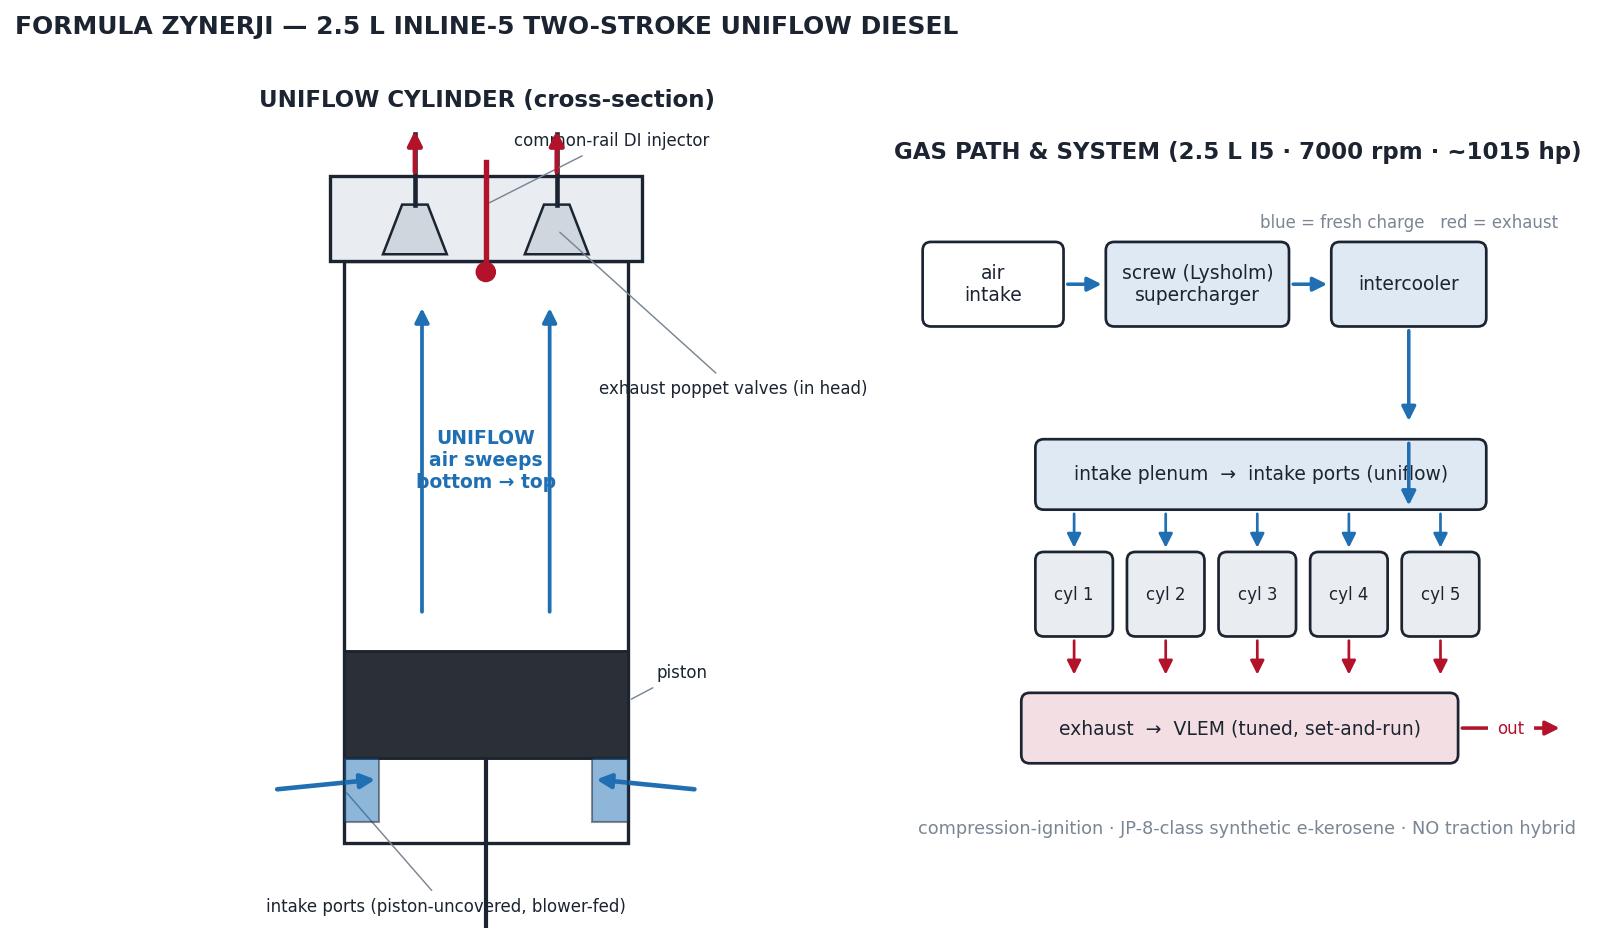

Write Python code to recreate this figure.
"""Formula Zynerji — 2.5 L I5 two-stroke UNIFLOW diesel: cylinder cross-section + gas-path.
   python drawings/engine_uniflow.py  ->  drawings/engine_uniflow.{svg,png}"""
import numpy as np, matplotlib.pyplot as plt
from matplotlib.patches import Polygon, Rectangle, Circle, FancyArrowPatch
from _draw import style, label, save, box, arrow, INK, ACC, MUT, FILL

BLUE="#1f6fb2"; RED="#b3122b"

fig, (axc, axs) = plt.subplots(1, 2, figsize=(12, 7), gridspec_kw=dict(width_ratios=[1, 1.25]))

# ---------- LEFT: single-cylinder cross-section (uniflow) ----------
axc.set_xlim(-3.2, 3.2); axc.set_ylim(-1.2, 10.2); style(axc, "UNIFLOW CYLINDER (cross-section)")
# bore walls
axc.add_patch(Rectangle((-2,0),4,8.2, fc="white", ec=INK, lw=1.6, zorder=1))
# head
axc.add_patch(Rectangle((-2.2,8.2),4.4,1.2, fc=FILL, ec=INK, lw=1.6, zorder=2))
# exhaust poppet valves in head (two)
for vx in (-1.0,1.0):
    axc.add_patch(Polygon([(vx-0.45,8.3),(vx+0.45,8.3),(vx+0.18,9.0),(vx-0.18,9.0)],closed=True,
                          fc="#cfd6de",ec=INK,lw=1.2,zorder=3))
    axc.plot([vx,vx],[9.0,10.0],color=INK,lw=2.2,zorder=3)            # valve stem
# central injector
axc.plot([0,0],[8.2,9.6],color=RED,lw=2.6,zorder=4)
axc.add_patch(Circle((0,8.05),0.13,fc=RED,ec=RED,zorder=5))
# piston near BDC (uncovering intake ports)
axc.add_patch(Rectangle((-2,1.2),4,1.5, fc="#2b2f36", ec=INK, lw=1.4, zorder=4))
axc.plot([0,0],[-1.2,1.2],color=INK,lw=2.0,zorder=3)                  # con-rod hint
# intake ports: two openings in the lower liner (piston-uncovered near BDC), fresh air in
axc.add_patch(Rectangle((-2.0,0.3),0.5,0.9, fc=BLUE, ec=INK, lw=1, alpha=.5, zorder=5))
axc.add_patch(Rectangle(( 1.5,0.3),0.5,0.9, fc=BLUE, ec=INK, lw=1, alpha=.5, zorder=5))
arrow(axc,(-3.0,0.75),(-1.5,0.9),color=BLUE,lw=2.2)
arrow(axc,( 3.0,0.75),( 1.5,0.9),color=BLUE,lw=2.2)
# uniflow sweep arrows (bottom -> top)
for ax_x in (-0.9,0.9):
    arrow(axc,(ax_x,3.2),(ax_x,7.6),color=BLUE,lw=1.8)
# exhaust out (red, up through valves)
arrow(axc,(-1.0,9.4),(-1.0,10.1),color=RED,lw=2.2); arrow(axc,(1.0,9.4),(1.0,10.1),color=RED,lw=2.2)
label(axc,(1.0,8.65),"exhaust poppet valves (in head)",(1.6,6.4))
label(axc,(0,9.0),"common-rail DI injector",(0.4,9.9))
label(axc,(-2.0,0.75),"intake ports (piston-uncovered, blower-fed)",(-3.1,-0.9))
label(axc,(2.0,2.0),"piston",(2.4,2.4))
axc.text(0,5.4,"UNIFLOW\nair sweeps\nbottom → top",ha="center",va="center",fontsize=9,color=BLUE,fontweight="bold")

# ---------- RIGHT: gas-path / system schematic ----------
axs.set_xlim(0,100); axs.set_ylim(0,100); style(axs,"GAS PATH & SYSTEM (2.5 L I5 · 7000 rpm · ~1015 hp)")
box(axs,(4,78),20,12,"air\nintake",fc="white")
box(axs,(30,78),26,12,"screw (Lysholm)\nsupercharger",fc="#dfe9f3")
box(axs,(62,78),22,12,"intercooler",fc="#dfe9f3")
arrow(axs,(24,84),(30,84),color=BLUE); arrow(axs,(56,84),(62,84),color=BLUE)
arrow(axs,(73,78),(73,64),color=BLUE)                      # down to plenum
box(axs,(20,52),64,10,"intake plenum  →  intake ports (uniflow)",fc="#dfe9f3",fs=9)
arrow(axs,(73,62),(73,52),color=BLUE)
# the five cylinders
for i in range(5):
    box(axs,(20+i*13,34),11,12,f"cyl {i+1}",fc=FILL,fs=8)
for i in range(5):
    arrow(axs,(25.5+i*13,52),(25.5+i*13,46),color=BLUE,lw=1.3)   # plenum -> cyl
    arrow(axs,(25.5+i*13,34),(25.5+i*13,28),color=RED,lw=1.3)    # cyl -> exhaust
box(axs,(18,16),62,10,"exhaust  →  VLEM (tuned, set-and-run)",fc="#f3dfe3",fs=9)
arrow(axs,(80,21),(95,21),color=RED,text="out",fs=8)
axs.text(50,6,"compression-ignition · JP-8-class synthetic e-kerosene · NO traction hybrid",
         ha="center",fontsize=8.5,color=MUT)
axs.text(73,92,"blue = fresh charge   red = exhaust",ha="center",fontsize=8,color=MUT)

fig.suptitle("FORMULA ZYNERJI — 2.5 L INLINE-5 TWO-STROKE UNIFLOW DIESEL",
             fontsize=12,fontweight="bold",color=INK,x=0.02,ha="left")
save(fig,"engine_uniflow"); print("saved drawings/engine_uniflow.{svg,png}")
